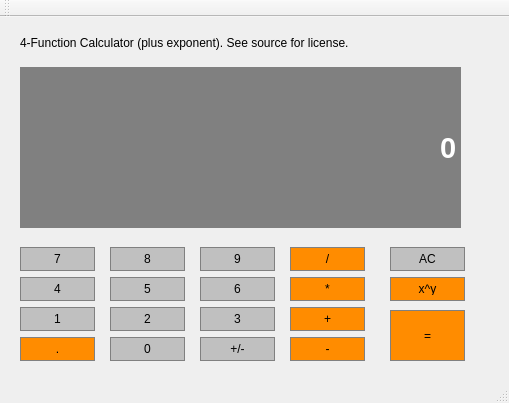
<?xml version="1.0" encoding="UTF-8"?>
<ui version="4.0">
 <class>Calculator</class>
 <widget class="QMainWindow" name="Calculator">
  <property name="geometry">
   <rect>
    <x>0</x>
    <y>0</y>
    <width>509</width>
    <height>403</height>
   </rect>
  </property>
  <property name="sizePolicy">
   <sizepolicy hsizetype="Preferred" vsizetype="Expanding">
    <horstretch>0</horstretch>
    <verstretch>0</verstretch>
   </sizepolicy>
  </property>
  <property name="windowTitle">
   <string>Calculator</string>
  </property>
  <property name="styleSheet">
   <string notr="true">QPushButton {
	background-color: #C0C0C0;
	border: 1px solid gray;
	padding: 5px;
}

QPushButton:pressed {
	background-color: #A9A9A9;
	border: 1px solid gray;
	padding: 5px;
}</string>
  </property>
  <widget class="QWidget" name="centralwidget">
   <widget class="QLineEdit" name="Display">
    <property name="geometry">
     <rect>
      <x>20</x>
      <y>50</y>
      <width>441</width>
      <height>161</height>
     </rect>
    </property>
    <property name="sizePolicy">
     <sizepolicy hsizetype="Preferred" vsizetype="Expanding">
      <horstretch>0</horstretch>
      <verstretch>0</verstretch>
     </sizepolicy>
    </property>
    <property name="font">
     <font>
      <pointsize>22</pointsize>
      <bold>true</bold>
     </font>
    </property>
    <property name="styleSheet">
     <string notr="true">QLineEdit {
	background-color: gray;
	border: 1px solid gray;
	color: #ffffff;
}</string>
    </property>
    <property name="text">
     <string>0</string>
    </property>
    <property name="alignment">
     <set>Qt::AlignRight|Qt::AlignTrailing|Qt::AlignVCenter</set>
    </property>
   </widget>
   <widget class="QLabel" name="label">
    <property name="geometry">
     <rect>
      <x>20</x>
      <y>15</y>
      <width>691</width>
      <height>21</height>
     </rect>
    </property>
    <property name="text">
     <string>4-Function Calculator (plus exponent). See source for license.</string>
    </property>
   </widget>
   <widget class="QPushButton" name="Button7">
    <property name="geometry">
     <rect>
      <x>20</x>
      <y>230</y>
      <width>75</width>
      <height>24</height>
     </rect>
    </property>
    <property name="sizePolicy">
     <sizepolicy hsizetype="Preferred" vsizetype="Preferred">
      <horstretch>0</horstretch>
      <verstretch>0</verstretch>
     </sizepolicy>
    </property>
    <property name="text">
     <string>7</string>
    </property>
   </widget>
   <widget class="QPushButton" name="Button8">
    <property name="geometry">
     <rect>
      <x>110</x>
      <y>230</y>
      <width>75</width>
      <height>24</height>
     </rect>
    </property>
    <property name="sizePolicy">
     <sizepolicy hsizetype="Preferred" vsizetype="Preferred">
      <horstretch>0</horstretch>
      <verstretch>0</verstretch>
     </sizepolicy>
    </property>
    <property name="text">
     <string>8</string>
    </property>
   </widget>
   <widget class="QPushButton" name="Button9">
    <property name="geometry">
     <rect>
      <x>200</x>
      <y>230</y>
      <width>75</width>
      <height>24</height>
     </rect>
    </property>
    <property name="sizePolicy">
     <sizepolicy hsizetype="Preferred" vsizetype="Preferred">
      <horstretch>0</horstretch>
      <verstretch>0</verstretch>
     </sizepolicy>
    </property>
    <property name="text">
     <string>9</string>
    </property>
   </widget>
   <widget class="QPushButton" name="Divide">
    <property name="geometry">
     <rect>
      <x>290</x>
      <y>230</y>
      <width>75</width>
      <height>24</height>
     </rect>
    </property>
    <property name="sizePolicy">
     <sizepolicy hsizetype="Preferred" vsizetype="Preferred">
      <horstretch>0</horstretch>
      <verstretch>0</verstretch>
     </sizepolicy>
    </property>
    <property name="styleSheet">
     <string notr="true">QPushButton {
	background-color: #FF8C00;
	border: 1px solid gray;
	padding: 5px;
}

QPushButton:pressed {
	background-color: #A9A9A9;
	border: 1px solid gray;
	padding: 5px;
}</string>
    </property>
    <property name="text">
     <string>/</string>
    </property>
   </widget>
   <widget class="QPushButton" name="ExponentButton">
    <property name="geometry">
     <rect>
      <x>390</x>
      <y>260</y>
      <width>75</width>
      <height>24</height>
     </rect>
    </property>
    <property name="sizePolicy">
     <sizepolicy hsizetype="Preferred" vsizetype="Preferred">
      <horstretch>0</horstretch>
      <verstretch>0</verstretch>
     </sizepolicy>
    </property>
    <property name="styleSheet">
     <string notr="true">QPushButton {
	background-color: #FF8C00;
	border: 1px solid gray;
	padding: 5px;
}

QPushButton:pressed {
	background-color: #A9A9A9;
	border: 1px solid gray;
	padding: 5px;
}</string>
    </property>
    <property name="text">
     <string>x^y</string>
    </property>
   </widget>
   <widget class="QPushButton" name="Multiply">
    <property name="geometry">
     <rect>
      <x>290</x>
      <y>260</y>
      <width>75</width>
      <height>24</height>
     </rect>
    </property>
    <property name="sizePolicy">
     <sizepolicy hsizetype="Preferred" vsizetype="Preferred">
      <horstretch>0</horstretch>
      <verstretch>0</verstretch>
     </sizepolicy>
    </property>
    <property name="styleSheet">
     <string notr="true">QPushButton {
	background-color: #FF8C00;
	border: 1px solid gray;
	padding: 5px;
}

QPushButton:pressed {
	background-color: #A9A9A9;
	border: 1px solid gray;
	padding: 5px;
}</string>
    </property>
    <property name="text">
     <string>*</string>
    </property>
   </widget>
   <widget class="QPushButton" name="Button5">
    <property name="geometry">
     <rect>
      <x>110</x>
      <y>260</y>
      <width>75</width>
      <height>24</height>
     </rect>
    </property>
    <property name="sizePolicy">
     <sizepolicy hsizetype="Preferred" vsizetype="Preferred">
      <horstretch>0</horstretch>
      <verstretch>0</verstretch>
     </sizepolicy>
    </property>
    <property name="text">
     <string>5</string>
    </property>
   </widget>
   <widget class="QPushButton" name="Button4">
    <property name="geometry">
     <rect>
      <x>20</x>
      <y>260</y>
      <width>75</width>
      <height>24</height>
     </rect>
    </property>
    <property name="sizePolicy">
     <sizepolicy hsizetype="Preferred" vsizetype="Preferred">
      <horstretch>0</horstretch>
      <verstretch>0</verstretch>
     </sizepolicy>
    </property>
    <property name="text">
     <string>4</string>
    </property>
   </widget>
   <widget class="QPushButton" name="Button6">
    <property name="geometry">
     <rect>
      <x>200</x>
      <y>260</y>
      <width>75</width>
      <height>24</height>
     </rect>
    </property>
    <property name="sizePolicy">
     <sizepolicy hsizetype="Preferred" vsizetype="Preferred">
      <horstretch>0</horstretch>
      <verstretch>0</verstretch>
     </sizepolicy>
    </property>
    <property name="text">
     <string>6</string>
    </property>
   </widget>
   <widget class="QPushButton" name="Add">
    <property name="geometry">
     <rect>
      <x>290</x>
      <y>290</y>
      <width>75</width>
      <height>24</height>
     </rect>
    </property>
    <property name="sizePolicy">
     <sizepolicy hsizetype="Preferred" vsizetype="Preferred">
      <horstretch>0</horstretch>
      <verstretch>0</verstretch>
     </sizepolicy>
    </property>
    <property name="styleSheet">
     <string notr="true">QPushButton {
	background-color: #FF8C00;
	border: 1px solid gray;
	padding: 5px;
}

QPushButton:pressed {
	background-color: #A9A9A9;
	border: 1px solid gray;
	padding: 5px;
}</string>
    </property>
    <property name="text">
     <string>+</string>
    </property>
   </widget>
   <widget class="QPushButton" name="Button2">
    <property name="geometry">
     <rect>
      <x>110</x>
      <y>290</y>
      <width>75</width>
      <height>24</height>
     </rect>
    </property>
    <property name="sizePolicy">
     <sizepolicy hsizetype="Preferred" vsizetype="Preferred">
      <horstretch>0</horstretch>
      <verstretch>0</verstretch>
     </sizepolicy>
    </property>
    <property name="text">
     <string>2</string>
    </property>
   </widget>
   <widget class="QPushButton" name="Button1">
    <property name="geometry">
     <rect>
      <x>20</x>
      <y>290</y>
      <width>75</width>
      <height>24</height>
     </rect>
    </property>
    <property name="sizePolicy">
     <sizepolicy hsizetype="Preferred" vsizetype="Preferred">
      <horstretch>0</horstretch>
      <verstretch>0</verstretch>
     </sizepolicy>
    </property>
    <property name="text">
     <string>1</string>
    </property>
   </widget>
   <widget class="QPushButton" name="DecimalButton">
    <property name="geometry">
     <rect>
      <x>20</x>
      <y>320</y>
      <width>75</width>
      <height>24</height>
     </rect>
    </property>
    <property name="sizePolicy">
     <sizepolicy hsizetype="Preferred" vsizetype="Preferred">
      <horstretch>0</horstretch>
      <verstretch>0</verstretch>
     </sizepolicy>
    </property>
    <property name="styleSheet">
     <string notr="true">QPushButton {
	background-color: #FF8C00;
	border: 1px solid gray;
	padding: 5px;
}

QPushButton:pressed {
	background-color: #A9A9A9;
	border: 1px solid gray;
	padding: 5px;
}</string>
    </property>
    <property name="text">
     <string>.</string>
    </property>
   </widget>
   <widget class="QPushButton" name="Button3">
    <property name="geometry">
     <rect>
      <x>200</x>
      <y>290</y>
      <width>75</width>
      <height>24</height>
     </rect>
    </property>
    <property name="sizePolicy">
     <sizepolicy hsizetype="Preferred" vsizetype="Preferred">
      <horstretch>0</horstretch>
      <verstretch>0</verstretch>
     </sizepolicy>
    </property>
    <property name="text">
     <string>3</string>
    </property>
   </widget>
   <widget class="QPushButton" name="Subtract">
    <property name="geometry">
     <rect>
      <x>290</x>
      <y>320</y>
      <width>75</width>
      <height>24</height>
     </rect>
    </property>
    <property name="sizePolicy">
     <sizepolicy hsizetype="Preferred" vsizetype="Preferred">
      <horstretch>0</horstretch>
      <verstretch>0</verstretch>
     </sizepolicy>
    </property>
    <property name="styleSheet">
     <string notr="true">QPushButton {
	background-color: #FF8C00;
	border: 1px solid gray;
	padding: 5px;
}

QPushButton:pressed {
	background-color: #A9A9A9;
	border: 1px solid gray;
	padding: 5px;
}</string>
    </property>
    <property name="text">
     <string>-</string>
    </property>
   </widget>
   <widget class="QPushButton" name="Button0">
    <property name="geometry">
     <rect>
      <x>110</x>
      <y>320</y>
      <width>75</width>
      <height>24</height>
     </rect>
    </property>
    <property name="sizePolicy">
     <sizepolicy hsizetype="Preferred" vsizetype="Preferred">
      <horstretch>0</horstretch>
      <verstretch>0</verstretch>
     </sizepolicy>
    </property>
    <property name="text">
     <string>0</string>
    </property>
   </widget>
   <widget class="QPushButton" name="ACButton">
    <property name="geometry">
     <rect>
      <x>390</x>
      <y>230</y>
      <width>75</width>
      <height>24</height>
     </rect>
    </property>
    <property name="sizePolicy">
     <sizepolicy hsizetype="Preferred" vsizetype="Preferred">
      <horstretch>0</horstretch>
      <verstretch>0</verstretch>
     </sizepolicy>
    </property>
    <property name="text">
     <string>AC</string>
    </property>
   </widget>
   <widget class="QPushButton" name="Equals">
    <property name="geometry">
     <rect>
      <x>390</x>
      <y>293</y>
      <width>75</width>
      <height>51</height>
     </rect>
    </property>
    <property name="sizePolicy">
     <sizepolicy hsizetype="Preferred" vsizetype="Preferred">
      <horstretch>0</horstretch>
      <verstretch>0</verstretch>
     </sizepolicy>
    </property>
    <property name="styleSheet">
     <string notr="true">QPushButton {
	background-color: #FF8C00;
	border: 1px solid gray;
	padding: 5px;
}

QPushButton:pressed {
	background-color: #A9A9A9;
	border: 1px solid gray;
	padding: 5px;
}</string>
    </property>
    <property name="text">
     <string>=</string>
    </property>
   </widget>
   <widget class="QPushButton" name="ChangeSign">
    <property name="geometry">
     <rect>
      <x>200</x>
      <y>320</y>
      <width>75</width>
      <height>24</height>
     </rect>
    </property>
    <property name="sizePolicy">
     <sizepolicy hsizetype="Preferred" vsizetype="Preferred">
      <horstretch>0</horstretch>
      <verstretch>0</verstretch>
     </sizepolicy>
    </property>
    <property name="text">
     <string>+/-</string>
    </property>
   </widget>
   <widget class="QLineEdit" name="LastOpDisplay">
    <property name="geometry">
     <rect>
      <x>20</x>
      <y>60</y>
      <width>113</width>
      <height>22</height>
     </rect>
    </property>
    <property name="styleSheet">
     <string notr="true">QLineEdit {
	background-color: gray;
	border: 1px solid gray;
	color: #ffffff;
}</string>
    </property>
   </widget>
  </widget>
  <widget class="QStatusBar" name="statusbar"/>
  <widget class="QToolBar" name="toolBar">
   <property name="windowTitle">
    <string>toolBar</string>
   </property>
   <attribute name="toolBarArea">
    <enum>TopToolBarArea</enum>
   </attribute>
   <attribute name="toolBarBreak">
    <bool>false</bool>
   </attribute>
  </widget>
  <action name="actionfoo">
   <property name="text">
    <string>foo</string>
   </property>
  </action>
  <action name="actionbar">
   <property name="text">
    <string>bar</string>
   </property>
  </action>
 </widget>
 <resources/>
 <connections/>
</ui>
